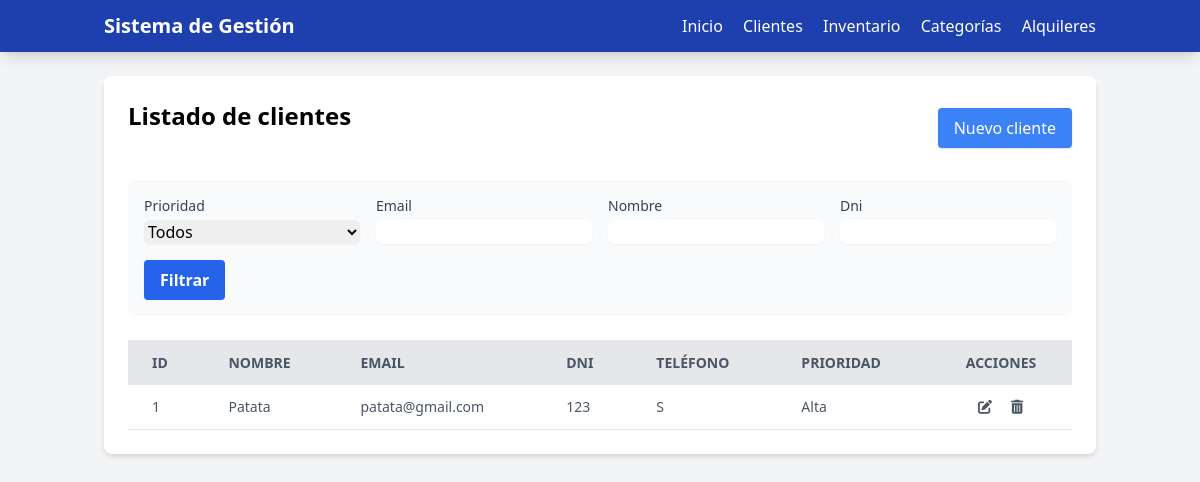
Before: /clientes with the older database file.
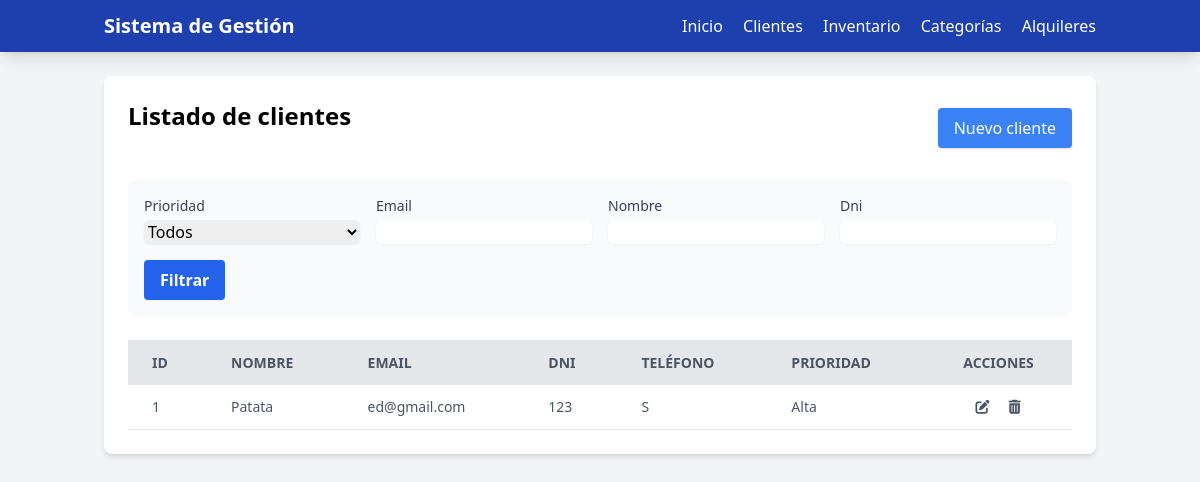
After: the same page with the newer database file.
### app.py (models this page shows, shortened)
class Cliente(db.Model):
    id = db.Column(db.Integer, primary_key=True)
    nombre = db.Column(db.String(100), nullable=False)
    email = db.Column(db.String(200), nullable=False)
    dni = db.Column(db.String(100), nullable=False)
    telefono = db.Column(db.String(100), nullable=False)
    id_cliente = db.Column(db.Integer, db.ForeignKey('cliente.id'), nullable=True)  # Si es jerárquico
    nombre_cliente = db.relationship('Cliente', remote_side=[id], backref=db.backref('subclientes', lazy=True))
    prioridad = db.Column(db.String(100), nullable=False)

### app.py (the view, shortened to what this page needs)
@app.route('/clientes', methods=['GET', 'POST'])
def ver_clientes():
    clientes = Cliente.query.all()
    form = filtroCliente()
    query = Cliente.query
    clientes = query.all()
    return render_template('clientes.html', clientes=clientes,form=form)

### app.py
class filtroCliente(FlaskForm):
    prioridad = SelectField('Prioridad', choices=[
        ('', 'Todos'),
        ('Alta', 'Alta'),
        ('Media', 'Media'),
        ('Baja', 'Baja')
    ])
    email = StringField('Email')
    nombre = StringField('Nombre')
    DNI = StringField('Dni')
    submit = SubmitField('Filtrar')

### app.py (called while the page is built)
@app.context_processor
def utility_processor():
        def productos_por_categoria(categoria_id):
            return Inventario.query.filter_by(categoria_id=categoria_id).count()
        return dict(productos_por_categoria=productos_por_categoria)

### templates/clientes.html (shortened to what the changed rows need)
<!DOCTYPE html>
<html lang="es">
<head>
    <script src="https://cdn.tailwindcss.com"></script>
    <link rel="stylesheet" href="https://cdnjs.cloudflare.com/ajax/libs/font-awesome/6.0.0-beta3/css/all.min.css">
</head>
<body class="bg-gray-100 min-h-screen flex flex-col">
    <main class="container mx-auto px-4 py-6 flex-grow">
        <div class="bg-white rounded-lg shadow-md p-6">
             <div class="flex justify-between items-center mb-6">
                <h1 class="text-2xl font-bold mb-6">Listado de clientes</h1>
            </div>
            <div class="overflow-x-auto">
                <table class="min-w-full bg-white">
                    <thead>
                        <tr class="bg-gray-200 text-gray-600 uppercase text-sm leading-normal">
                            <th class="py-3 px-6 text-left">ID</th>
                            <th class="py-3 px-6 text-left">Nombre</th>
                            <th class="py-3 px-6 text-left">Email</th>
                            <th class="py-3 px-6 text-left">DNI</th>
                            <th class="py-3 px-6 text-left">Teléfono</th>
                            <th class="py-3 px-6 text-left">Prioridad</th>
                            <th class="py-3 px-6 text-center">Acciones</th>
                        </tr>
                    </thead>
                    <tbody class="text-gray-600 text-sm font-light">
                        {% for cliente in clientes %}
                        <tr class="border-b border-gray-200 hover:bg-gray-100">
                            <td class="py-3 px-6 text-left whitespace-nowrap">{{ cliente.id }}</td>
                            <td class="py-3 px-6 text-left">{{ cliente.nombre }}</td>
                            <td class="py-3 px-6 text-left">{{ cliente.email }}</td>
                            <td class="py-3 px-6 text-left">{{ cliente.dni }}</td>
                            <td class="py-3 px-6 text-left">{{ cliente.telefono }}</td>
                            <td class="py-3 px-6 text-left">{{ cliente.prioridad }}</td>
                            <td class="py-3 px-6 text-center">
                                <div class="flex item-center justify-center">
                                    <button onclick="editar_cliente('{{ cliente.id }}', '{{ cliente.nombre }}', '{{ cliente.email }}', '{{ cliente.dni }}', '{{ cliente.telefono }}', '{{ cliente.id_cliente }}', '{{ cliente.prioridad }}')" class="w-4 mr-2 transform hover:text-blue-500 hover:scale-110">
                                        <i class="fas fa-edit"></i>
                                    </button>
                                    <form action="{{ url_for('eliminar_cliente', id=cliente.id) }}" method="POST" style="display:inline;">
                                        <button type="submit" class="w-4 ml-2 transform hover:text-red-500 hover:scale-110">
                                            <i class="fas fa-trash-alt"></i>
                                        </button>
                                    </form>
                                </div>
                            </td>
                        </tr>
                        {% endfor %}
                    </tbody>
                </table>
            </div>
        </div>
    </main>
</body>
</html>

Changed rows visible on the page:
changed Cliente "Patata": email "patata@gmail.com" → "ed@gmail.com"
